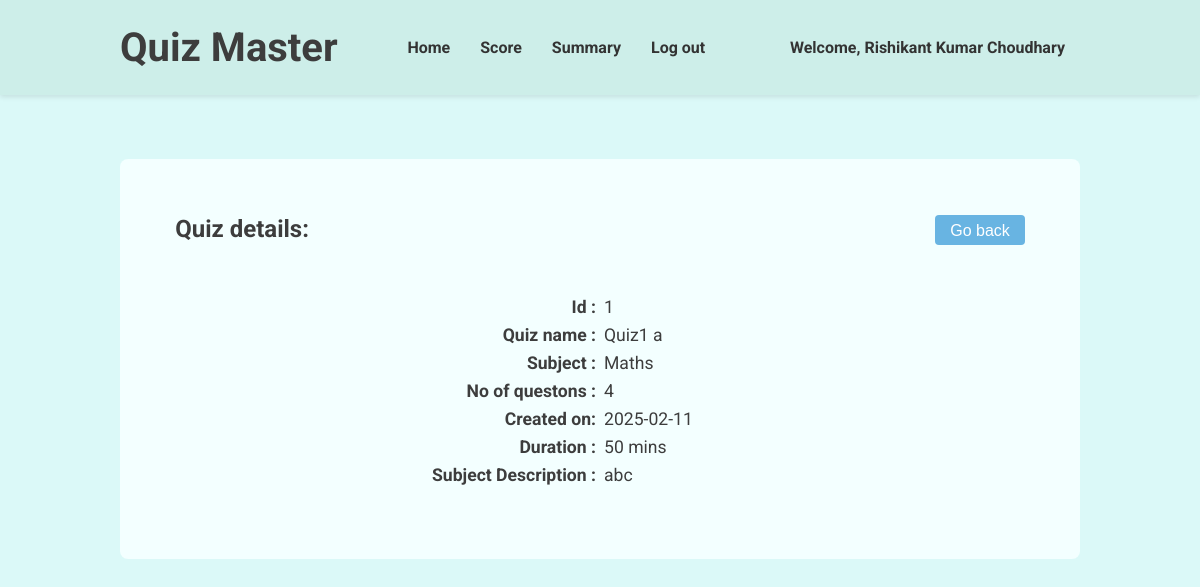
The page /show-quiz/1 (signed in) on the database as committed earlier.
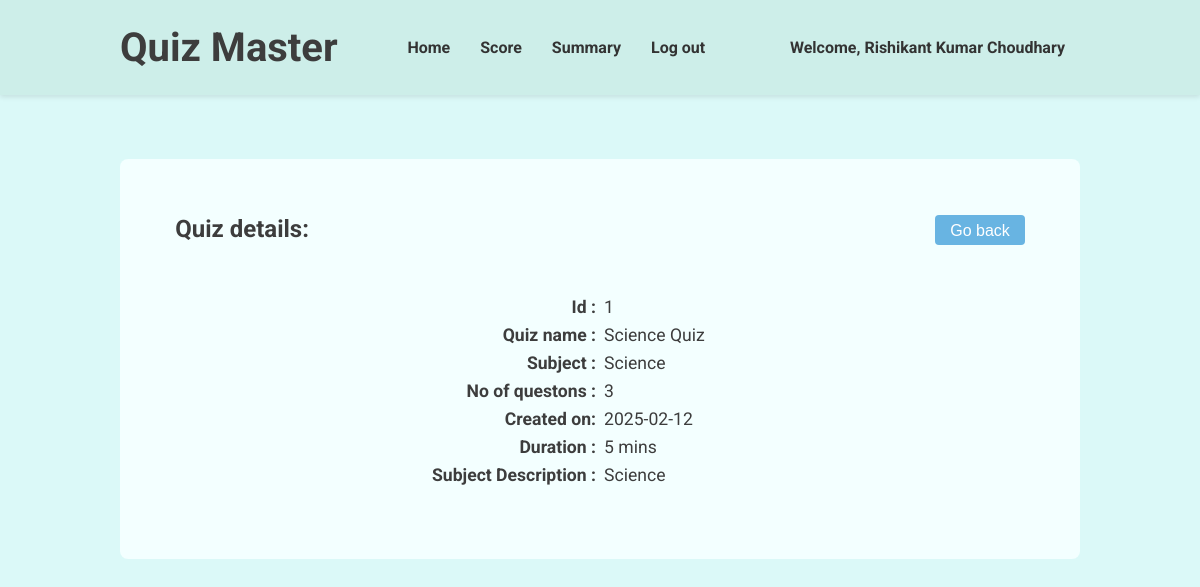
The same page on the database as committed later.
### models.py (models this page shows)
class Quizzes(db.Model):
    __tablename__ = 'quizzes'
    quizid = db.Column(db.Integer, primary_key=True)
    quizname = db.Column(db.String(80), unique=False, nullable=False)
    subjectid = db.Column(db.Integer, db.ForeignKey('subjects.subjectid'), nullable=False)
    duration = db.Column(db.Integer, nullable=False)
    quizdate = db.Column(db.Date, nullable=False)
    questions = db.relationship('Questions', backref='quiz', lazy=True)

class Subjects(db.Model):
    __tablename__ = 'subjects'
    subjectid = db.Column(db.Integer, primary_key=True)
    subjectname = db.Column(db.String(80), unique=False, nullable=False)
    subjectdesc = db.Column(db.String(512), nullable=False)
    chapters = db.relationship('Chapters', backref='subject', lazy=True)

### routes.py (the view)
@app.route('/show-quiz/<int:quiz_id>')
@login_required
def show_quiz(quiz_id):
    return render_template('show-quiz.html', user = current_user, quiz = Quizzes.query.get(quiz_id),subject = Subjects.query.get(Quizzes.query.get(quiz_id).subjectid))

### app.py (called while the page is built)
@login_manager.user_loader
def load_user(userid):
    return models.User.query.get(int(userid))

### templates/show-quiz.html (shortened to what this page needs)
{% extends "base.html" %} {% block title %}Show Quiz | Quiz Master{% endblock %}
{% block stylesheet %}
<link rel="stylesheet" href="{{ url_for('static', filename='navbar.css') }}" />
{% endblock %} {% block navbar %}
<header>
  <div class="header-container">
    <h1>Quiz Master</h1>
    <nav>
      <ul>
        <li>
          <a href="/dashboard">Home</a>
        </li>
        <li>
          <a href="/score">Score</a>
        </li>
        <li>
          <a href="/summary">Summary</a>
        </li>
        <li>
          <a href="/logout">Log out</a>
        </li>
      </ul>
    </nav>
    <a href="/profile">Welcome, {{ user.fullname}}</a>
  </div>
</header>
{% endblock %} {% block content %}
<main>
  <div class="sub-header">
    <h2>Quiz details:</h2>
    <button onclick="goBack()">Go back</button>
  </div>
  <div class="quiz-content">
    <p><b>Id :</b></p>
    <p>{{quiz.quizid}}</p>
    <p><b>Quiz name :</b></p>
    <p>{{quiz.quizname}}</p>
    <p><b>Subject :</b></p>
    <p>{{subject.subjectname}}</p>
    <p><b>No of questons :</b></p>
    <p>{{quiz.questions | length }}</p>
    <p><b>Created on:</b></p>
    <p>{{quiz.quizdate}}</p>
    <p><b>Duration :</b></p>
    <p>{{quiz.duration}} mins</p>
    <p>
      <b>Subject Description :</b>
    </p>
    <p>{{subject.subjectdesc}}</p>
  </div>
</main>
{% endblock %}

Rows that differ between the two databases and show on the page:
no longer on this page (row edited): Subjects: subjectname "Maths", subjectdesc "abc"
changed Quizzes id 1: quizname "Quiz1 a" → "Science Quiz"; quizdate "2025-02-11" → "2025-02-12"; duration "50" → "5"
now on this page (row edited): Subjects: subjectname "Science", subjectdesc "Science"
Other text that changed with them:
{{ quiz.questions | length }}: "4" → "3"
